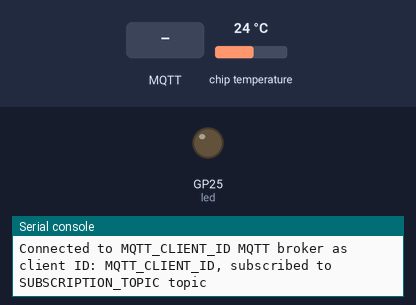
Simulated run of this program. Board: Raspberry Pi Pico running MicroPython. Parts: output pins drawn as LEDs (lit = HIGH), the last lines printed to the serial console. The test bench sets the inputs (shaded band); at power-on: chip temperature 24 °C. WiFi joins after 1.5 s; no MQTT or app messages arrive unless stated; the clock reads 2024-03-15 10:24:30 at power-on unless the program sets it; library files of the repository ran but are not shown: secrets.py.

Above: at 3.6 s.
3.7 s: MQTT message "LEDon" arrives on the first subscribed topic
At 4.5 s:
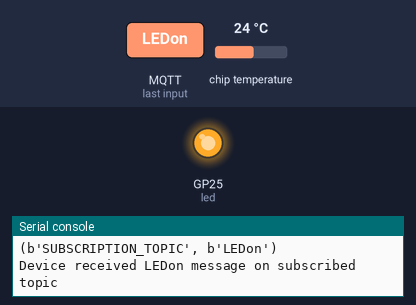
5.2 s: MQTT message "LEDoff" arrives on the first subscribed topic
At 6.6 s:
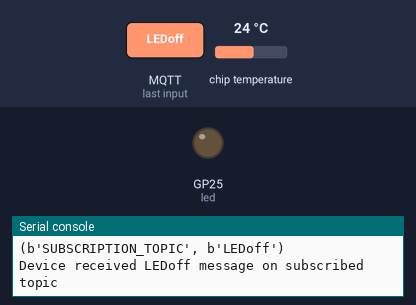
Timing chart, 0 to 8.2 s (numbered marks = the images above; inputs shaded):
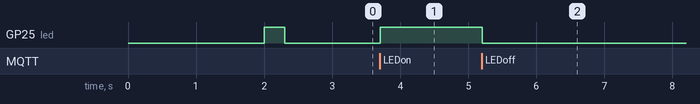

Measured:
- after the input at 3.7 s, GP25 (led): LOW → HIGH at once
- after the input at 5.2 s, GP25 (led): HIGH → LOW at once

The program:

mqtt-main.py
```python
import rp2
import network
import ubinascii
import machine
import time
from secrets import secrets
import socket
from umqtt.simple import MQTTClient
from machine import Pin

sensor_temp = machine.ADC(machine.ADC.CORE_TEMP)
conversion_factor = 3.3 / (65535)

last_message = 0
message_interval = 5
counter = 0

led = machine.Pin('LED', machine.Pin.OUT)

#
# Set country to avoid possible errors / https://randomnerdtutorials.com/micropython-mqtt-esp32-esp8266/
rp2.country('ES')

wlan = network.WLAN(network.STA_IF)
wlan.active(True)
# If you need to disable powersaving mode

# See the MAC address in the wireless chip OTP
mac = ubinascii.hexlify(network.WLAN().config('mac'), ':').decode()
print('mac = ' + mac)

# Other things to query
# print(wlan.config('channel'))
# print(wlan.config('essid'))
# print(wlan.config('txpower'))

# Load login data from different file for safety reasons
ssid = secrets['ssid']
pw = secrets['pw']
broker = secrets['broker']
sub_topic = secrets['subtopic']
pub_topic = secrets['pubtopic']
mqtt_pw = secrets['mqtt_key']
mqtt_user = secrets['mqtt_username']
# client_id = ubinascii.hexlify(machine.unique_id())
# client_id = mac
client_id = secrets['client_id']
print(client_id)
print(ssid)


def connect():
    wlan = network.WLAN(network.STA_IF)
    # Connect to WLAN
    wlan = network.WLAN(network.STA_IF)
    wlan.active(True)
    wlan.connect(ssid, pw)
    while wlan.isconnected() == False:
        print('Waiting for connection...')
        time.sleep(1)
    ip = wlan.ifconfig()[0]
    print(f'Connected on {ip}')


# Handle connection error
# Error meanings
# 0  Link Down
# 1  Link Join
# 2  Link NoIp
# 3  Link Up
# -1 Link Fail
# -2 Link NoNet
# -3 Link BadAuth

### Topic Setup ###

def sub_cb(topic, msg):
    print((topic, msg))
    if msg == b'LEDon':
        print('Device received LEDon message on subscribed topic')
        led.value(1)
    if msg == b'LEDoff':
        print('Device received LEDoff message on subscribed topic')
        led.value(0)


def connect_and_subscribe():
    global client_id, mqtt_server, topic_sub, mqtt_pw, mqtt_user
    print("Connectiong to broker")
    print(
        'Trying to connect to %s MQTT broker as client ID: %s, subscribed to %s topic' % (broker, client_id, sub_topic))

    client = MQTTClient(client_id=client_id, server=broker, port=1883, user=mqtt_user, password=mqtt_pw)
    client.set_callback(sub_cb)
    client.connect()
    client.subscribe(sub_topic)
    print('Connected to %s MQTT broker as client ID: %s, subscribed to %s topic' % (broker, client_id, sub_topic))
    return client


def restart_and_reconnect():
    print('Failed to connect to MQTT broker. Reconnecting...')
    time.sleep(10)
    machine.reset()


connect()

if wlan.status() != 3:
    raise RuntimeError('Wi-Fi connection failed')
else:
    led = machine.Pin('LED', machine.Pin.OUT)
    for i in range(wlan.status()):
        led.on()
        time.sleep(.1)
        led.off()
    print('Connected')
    status = wlan.ifconfig()
    print('ip = ' + status[0])

try:
    client = connect_and_subscribe()
except OSError as e:
    restart_and_reconnect()

while True:
    try:
        client.check_msg()
        if (time.time() - last_message) > message_interval:
            reading = sensor_temp.read_u16() * conversion_factor
            temperature = 27 - (reading - 0.706) / 0.001721
            pub_msg = str(temperature)
            client.publish(pub_topic, pub_msg)
            last_message = time.time()
        time.sleep_ms(10)
    except OSError as e:
        restart_and_reconnect()
```
